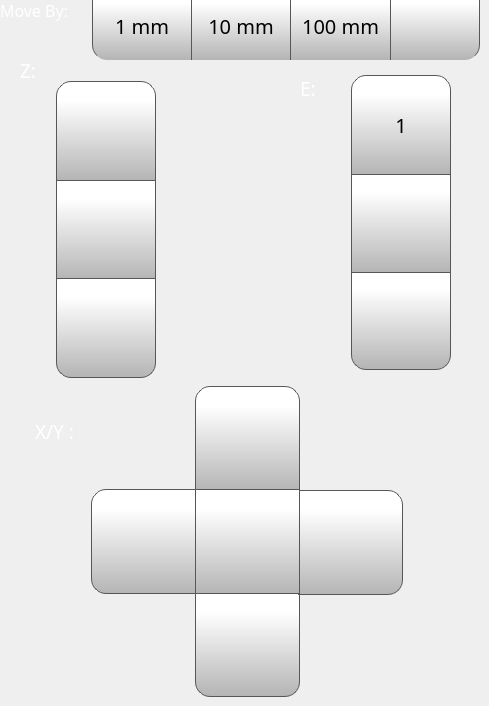
      <widget class="QWidget" name="motionTab">
       <attribute name="icon">
        <iconset>
         <normaloff>templates/img/Motion.png</normaloff>
         <normalon>templates/img/Motion_Selected.png</normalon>templates/img/Motion.png</iconset>
       </attribute>
       <attribute name="title">
        <string/>
       </attribute>
       <widget class="QPushButton" name="step1Button">
        <property name="geometry">
         <rect>
          <x>92</x>
          <y>-10</y>
          <width>100</width>
          <height>70</height>
         </rect>
        </property>
        <property name="minimumSize">
         <size>
          <width>0</width>
          <height>0</height>
         </size>
        </property>
        <property name="font">
         <font>
          <family>Gotham</family>
          <pointsize>15</pointsize>
         </font>
        </property>
        <property name="styleSheet">
         <string notr="true">QPushButton {
     border: 1px solid rgb(87, 87, 87);
     border-bottom: none; /* no border for a flat push button */
border-bottom-left-radius: 15px;
	background-color: qlineargradient(spread:pad, x1:0, y1:1, x2:0, y2:0.188, stop:0 rgba(180, 180, 180, 255), stop:1 rgba(255, 255, 255, 255));
}

QPushButton:pressed {
    background-color: qlineargradient(x1: 0, y1: 0, x2: 0, y2: 1,
                                      stop: 0 #dadbde, stop: 1 #f6f7fa);
}

QPushButton:flat {
    border-bottom: none; /* no border for a flat push button */
    background-color: qlineargradient(x1: 0, y1: 0, x2: 0, y2: 1,
                                      stop: 0 #dadbde, stop: 1 #f6f7fa);
}

QPushButton:default {
    border-color: navy; /* make the default button prominent */
}

QPushButton:focus {
	outline: none;
}</string>
        </property>
        <property name="text">
         <string>1 mm</string>
        </property>
        <property name="iconSize">
         <size>
          <width>40</width>
          <height>40</height>
         </size>
        </property>
        <property name="checkable">
         <bool>false</bool>
        </property>
        <property name="autoDefault">
         <bool>false</bool>
        </property>
        <property name="default">
         <bool>false</bool>
        </property>
        <property name="flat">
         <bool>false</bool>
        </property>
       </widget>
       <widget class="QPushButton" name="step10Button">
        <property name="geometry">
         <rect>
          <x>191</x>
          <y>-10</y>
          <width>100</width>
          <height>70</height>
         </rect>
        </property>
        <property name="minimumSize">
         <size>
          <width>0</width>
          <height>0</height>
         </size>
        </property>
        <property name="font">
         <font>
          <family>Gotham</family>
          <pointsize>15</pointsize>
         </font>
        </property>
        <property name="styleSheet">
         <string notr="true">QPushButton {
     border: 1px solid rgb(87, 87, 87);
     border-bottom: none; /* no border for a flat push button */

	background-color: qlineargradient(spread:pad, x1:0, y1:1, x2:0, y2:0.188, stop:0 rgba(180, 180, 180, 255), stop:1 rgba(255, 255, 255, 255));
}

QPushButton:pressed {
    background-color: qlineargradient(x1: 0, y1: 0, x2: 0, y2: 1,
                                      stop: 0 #dadbde, stop: 1 #f6f7fa);
}

QPushButton:flat {
    border-bottom: none; /* no border for a flat push button */
    background-color: qlineargradient(x1: 0, y1: 0, x2: 0, y2: 1,
                                      stop: 0 #dadbde, stop: 1 #f6f7fa);
}

QPushButton:default {
    border-color: navy; /* make the default button prominent */
}

QPushButton:focus {
	outline: none;
}</string>
        </property>
        <property name="text">
         <string>10 mm</string>
        </property>
        <property name="iconSize">
         <size>
          <width>40</width>
          <height>40</height>
         </size>
        </property>
        <property name="checkable">
         <bool>false</bool>
        </property>
        <property name="autoDefault">
         <bool>false</bool>
        </property>
        <property name="default">
         <bool>false</bool>
        </property>
        <property name="flat">
         <bool>false</bool>
        </property>
       </widget>
       <widget class="QPushButton" name="step100Button">
        <property name="geometry">
         <rect>
          <x>290</x>
          <y>-10</y>
          <width>101</width>
          <height>70</height>
         </rect>
        </property>
        <property name="minimumSize">
         <size>
          <width>0</width>
          <height>0</height>
         </size>
        </property>
        <property name="font">
         <font>
          <family>Gotham</family>
          <pointsize>15</pointsize>
         </font>
        </property>
        <property name="styleSheet">
         <string notr="true">QPushButton {
     border: 1px solid rgb(87, 87, 87);
     border-bottom: none; /* no border for a flat push button */

	background-color: qlineargradient(spread:pad, x1:0, y1:1, x2:0, y2:0.188, stop:0 rgba(180, 180, 180, 255), stop:1 rgba(255, 255, 255, 255));
}

QPushButton:pressed {
    background-color: qlineargradient(x1: 0, y1: 0, x2: 0, y2: 1,
                                      stop: 0 #dadbde, stop: 1 #f6f7fa);
}

QPushButton:flat {
    border-bottom: none; /* no border for a flat push button */
    background-color: qlineargradient(x1: 0, y1: 0, x2: 0, y2: 1,
                                      stop: 0 #dadbde, stop: 1 #f6f7fa);
}

QPushButton:default {
    border-color: navy; /* make the default button prominent */
}

QPushButton:focus {
	outline: none;
}</string>
        </property>
        <property name="text">
         <string>100 mm</string>
        </property>
        <property name="iconSize">
         <size>
          <width>40</width>
          <height>40</height>
         </size>
        </property>
        <property name="checkable">
         <bool>true</bool>
        </property>
        <property name="checked">
         <bool>false</bool>
        </property>
        <property name="autoDefault">
         <bool>false</bool>
        </property>
        <property name="default">
         <bool>false</bool>
        </property>
        <property name="flat">
         <bool>false</bool>
        </property>
       </widget>
       <widget class="QPushButton" name="moveYPButton">
        <property name="geometry">
         <rect>
          <x>195</x>
          <y>386</y>
          <width>105</width>
          <height>105</height>
         </rect>
        </property>
        <property name="minimumSize">
         <size>
          <width>0</width>
          <height>0</height>
         </size>
        </property>
        <property name="font">
         <font>
          <family>Gotham</family>
          <pointsize>15</pointsize>
         </font>
        </property>
        <property name="styleSheet">
         <string notr="true">QPushButton {
     border: 1px solid rgb(87, 87, 87);

	background-color: qlineargradient(spread:pad, x1:0, y1:1, x2:0, y2:0.188, stop:0 rgba(180, 180, 180, 255), stop:1 rgba(255, 255, 255, 255));
	border-top-left-radius: 15px;
	border-top-right-radius: 15px;
}

QPushButton:pressed {
    background-color: qlineargradient(x1: 0, y1: 0, x2: 0, y2: 1,
                                      stop: 0 #dadbde, stop: 1 #f6f7fa);
}

QPushButton:flat {
    border: none; /* no border for a flat push button */
}

QPushButton:default {
    border-color: navy; /* make the default button prominent */
}
QPushButton:focus {
	outline: none;
}</string>
        </property>
        <property name="text">
         <string/>
        </property>
        <property name="icon">
         <iconset>
          <normaloff>templates/img/arrows.png</normaloff>templates/img/arrows.png</iconset>
        </property>
        <property name="iconSize">
         <size>
          <width>40</width>
          <height>40</height>
         </size>
        </property>
        <property name="checkable">
         <bool>false</bool>
        </property>
        <property name="autoDefault">
         <bool>false</bool>
        </property>
        <property name="default">
         <bool>false</bool>
        </property>
        <property name="flat">
         <bool>false</bool>
        </property>
       </widget>
       <widget class="QPushButton" name="moveYMButton">
        <property name="geometry">
         <rect>
          <x>195</x>
          <y>592</y>
          <width>105</width>
          <height>105</height>
         </rect>
        </property>
        <property name="minimumSize">
         <size>
          <width>0</width>
          <height>0</height>
         </size>
        </property>
        <property name="font">
         <font>
          <family>Gotham</family>
          <pointsize>15</pointsize>
         </font>
        </property>
        <property name="styleSheet">
         <string notr="true">QPushButton {
     border: 1px solid rgb(87, 87, 87);

	background-color: qlineargradient(spread:pad, x1:0, y1:1, x2:0, y2:0.188, stop:0 rgba(180, 180, 180, 255), stop:1 rgba(255, 255, 255, 255));
	border-bottom-left-radius: 15px;
	border-bottom-right-radius: 15px;
}

QPushButton:pressed {
    background-color: qlineargradient(x1: 0, y1: 0, x2: 0, y2: 1,
                                      stop: 0 #dadbde, stop: 1 #f6f7fa);
}

QPushButton:flat {
    border: none; /* no border for a flat push button */
}

QPushButton:default {
    border-color: navy; /* make the default button prominent */
}

QPushButton:focus {
	outline: none;
}</string>
        </property>
        <property name="text">
         <string/>
        </property>
        <property name="icon">
         <iconset>
          <normaloff>templates/img/arrows-5.png</normaloff>templates/img/arrows-5.png</iconset>
        </property>
        <property name="iconSize">
         <size>
          <width>40</width>
          <height>40</height>
         </size>
        </property>
        <property name="checkable">
         <bool>false</bool>
        </property>
        <property name="autoDefault">
         <bool>false</bool>
        </property>
        <property name="default">
         <bool>false</bool>
        </property>
        <property name="flat">
         <bool>false</bool>
        </property>
       </widget>
       <widget class="QPushButton" name="moveXPButton">
        <property name="geometry">
         <rect>
          <x>298</x>
          <y>490</y>
          <width>105</width>
          <height>105</height>
         </rect>
        </property>
        <property name="minimumSize">
         <size>
          <width>0</width>
          <height>0</height>
         </size>
        </property>
        <property name="font">
         <font>
          <family>Gotham</family>
          <pointsize>15</pointsize>
         </font>
        </property>
        <property name="styleSheet">
         <string notr="true">QPushButton {
     border: 1px solid rgb(87, 87, 87);

	background-color: qlineargradient(spread:pad, x1:0, y1:1, x2:0, y2:0.188, stop:0 rgba(180, 180, 180, 255), stop:1 rgba(255, 255, 255, 255));
	border-top-right-radius: 15px;
	border-bottom-right-radius: 15px;
}

QPushButton:pressed {
    background-color: qlineargradient(x1: 0, y1: 0, x2: 0, y2: 1,
                                      stop: 0 #dadbde, stop: 1 #f6f7fa);
}

QPushButton:flat {
    border: none; /* no border for a flat push button */
}

QPushButton:default {
    border-color: navy; /* make the default button prominent */
}

QPushButton:focus {
	outline: none;
}</string>
        </property>
        <property name="text">
         <string/>
        </property>
        <property name="icon">
         <iconset>
          <normaloff>templates/img/arrows-2.png</normaloff>templates/img/arrows-2.png</iconset>
        </property>
        <property name="iconSize">
         <size>
          <width>40</width>
          <height>40</height>
         </size>
        </property>
        <property name="checkable">
         <bool>false</bool>
        </property>
        <property name="autoDefault">
         <bool>false</bool>
        </property>
        <property name="default">
         <bool>false</bool>
        </property>
        <property name="flat">
         <bool>false</bool>
        </property>
       </widget>
       <widget class="QPushButton" name="moveXMButton">
        <property name="geometry">
         <rect>
          <x>91</x>
          <y>489</y>
          <width>105</width>
          <height>105</height>
         </rect>
        </property>
        <property name="minimumSize">
         <size>
          <width>0</width>
          <height>0</height>
         </size>
        </property>
        <property name="font">
         <font>
          <family>Gotham</family>
          <pointsize>15</pointsize>
         </font>
        </property>
        <property name="styleSheet">
         <string notr="true">QPushButton {
     border: 1px solid rgb(87, 87, 87);

	background-color: qlineargradient(spread:pad, x1:0, y1:1, x2:0, y2:0.188, stop:0 rgba(180, 180, 180, 255), stop:1 rgba(255, 255, 255, 255));
	border-top-left-radius: 15px;
	border-bottom-left-radius: 15px;
}

QPushButton:pressed {
    background-color: qlineargradient(x1: 0, y1: 0, x2: 0, y2: 1,
                                      stop: 0 #dadbde, stop: 1 #f6f7fa);
}

QPushButton:flat {
    border: none; /* no border for a flat push button */
}

QPushButton:default {
    border-color: navy; /* make the default button prominent */
}

QPushButton:focus {
	outline: none;
}</string>
        </property>
        <property name="text">
         <string/>
        </property>
        <property name="icon">
         <iconset>
          <normaloff>templates/img/arrows-4.png</normaloff>templates/img/arrows-4.png</iconset>
        </property>
        <property name="iconSize">
         <size>
          <width>40</width>
          <height>40</height>
         </size>
        </property>
        <property name="checkable">
         <bool>false</bool>
        </property>
        <property name="autoDefault">
         <bool>false</bool>
        </property>
        <property name="default">
         <bool>false</bool>
        </property>
        <property name="flat">
         <bool>false</bool>
        </property>
       </widget>
       <widget class="QPushButton" name="homeXYButton">
        <property name="geometry">
         <rect>
          <x>195</x>
          <y>489</y>
          <width>105</width>
          <height>105</height>
         </rect>
        </property>
        <property name="minimumSize">
         <size>
          <width>0</width>
          <height>0</height>
         </size>
        </property>
        <property name="font">
         <font>
          <family>Gotham</family>
          <pointsize>15</pointsize>
         </font>
        </property>
        <property name="styleSheet">
         <string notr="true">QPushButton {
     border: 1px solid rgb(87, 87, 87);

	background-color: qlineargradient(spread:pad, x1:0, y1:1, x2:0, y2:0.188, stop:0 rgba(180, 180, 180, 255), stop:1 rgba(255, 255, 255, 255));
}

QPushButton:pressed {
    background-color: qlineargradient(x1: 0, y1: 0, x2: 0, y2: 1,
                                      stop: 0 #dadbde, stop: 1 #f6f7fa);
}

QPushButton:flat {
    border: none; /* no border for a flat push button */
}

QPushButton:default {
    border-color: navy; /* make the default button prominent */
}

QPushButton:focus {
	outline: none;
}</string>
        </property>
        <property name="text">
         <string/>
        </property>
        <property name="icon">
         <iconset>
          <normaloff>templates/img/home-icon-silhouette.png</normaloff>templates/img/home-icon-silhouette.png</iconset>
        </property>
        <property name="iconSize">
         <size>
          <width>40</width>
          <height>40</height>
         </size>
        </property>
        <property name="checkable">
         <bool>false</bool>
        </property>
        <property name="autoDefault">
         <bool>false</bool>
        </property>
        <property name="default">
         <bool>false</bool>
        </property>
        <property name="flat">
         <bool>false</bool>
        </property>
       </widget>
       <widget class="QPushButton" name="homeZButton">
        <property name="geometry">
         <rect>
          <x>56</x>
          <y>180</y>
          <width>100</width>
          <height>100</height>
         </rect>
        </property>
        <property name="minimumSize">
         <size>
          <width>0</width>
          <height>0</height>
         </size>
        </property>
        <property name="font">
         <font>
          <family>Gotham</family>
          <pointsize>15</pointsize>
         </font>
        </property>
        <property name="styleSheet">
         <string notr="true">QPushButton {
     border: 1px solid rgb(87, 87, 87);

	background-color: qlineargradient(spread:pad, x1:0, y1:1, x2:0, y2:0.188, stop:0 rgba(180, 180, 180, 255), stop:1 rgba(255, 255, 255, 255));
}

QPushButton:pressed {
    background-color: qlineargradient(x1: 0, y1: 0, x2: 0, y2: 1,
                                      stop: 0 #dadbde, stop: 1 #f6f7fa);
}

QPushButton:flat {
    border: none; /* no border for a flat push button */
}

QPushButton:default {
    border-color: navy; /* make the default button prominent */
}

QPushButton:focus {
	outline: none;
}</string>
        </property>
        <property name="text">
         <string/>
        </property>
        <property name="icon">
         <iconset>
          <normaloff>templates/img/home-icon-silhouette.png</normaloff>templates/img/home-icon-silhouette.png</iconset>
        </property>
        <property name="iconSize">
         <size>
          <width>40</width>
          <height>40</height>
         </size>
        </property>
        <property name="checkable">
         <bool>false</bool>
        </property>
        <property name="autoDefault">
         <bool>false</bool>
        </property>
        <property name="default">
         <bool>false</bool>
        </property>
        <property name="flat">
         <bool>false</bool>
        </property>
       </widget>
       <widget class="QPushButton" name="motorOffButton">
        <property name="geometry">
         <rect>
          <x>390</x>
          <y>-10</y>
          <width>90</width>
          <height>70</height>
         </rect>
        </property>
        <property name="minimumSize">
         <size>
          <width>0</width>
          <height>0</height>
         </size>
        </property>
        <property name="font">
         <font>
          <family>Gotham</family>
          <pointsize>15</pointsize>
         </font>
        </property>
        <property name="styleSheet">
         <string notr="true">QPushButton {
     border: 1px solid rgb(87, 87, 87);
     border-bottom: none; /* no border for a flat push button */
 border-bottom-right-radius: 15px;
	background-color: qlineargradient(spread:pad, x1:0, y1:1, x2:0, y2:0.188, stop:0 rgba(180, 180, 180, 255), stop:1 rgba(255, 255, 255, 255));
}

QPushButton:pressed {
    background-color: qlineargradient(x1: 0, y1: 0, x2: 0, y2: 1,
                                      stop: 0 #dadbde, stop: 1 #f6f7fa);
}

QPushButton:flat {
}

QPushButton:default {
    border-color: navy; /* make the default button prominent */
}

QPushButton:focus {
	outline: none;
}</string>
        </property>
        <property name="text">
         <string/>
        </property>
        <property name="icon">
         <iconset>
          <normaloff>templates/img/motor.png</normaloff>templates/img/motor.png</iconset>
        </property>
        <property name="iconSize">
         <size>
          <width>40</width>
          <height>40</height>
         </size>
        </property>
        <property name="checkable">
         <bool>false</bool>
        </property>
        <property name="autoDefault">
         <bool>false</bool>
        </property>
        <property name="default">
         <bool>false</bool>
        </property>
        <property name="flat">
         <bool>false</bool>
        </property>
       </widget>
       <widget class="QPushButton" name="moveZMButton">
        <property name="geometry">
         <rect>
          <x>56</x>
          <y>81</y>
          <width>100</width>
          <height>100</height>
         </rect>
        </property>
        <property name="minimumSize">
         <size>
          <width>0</width>
          <height>0</height>
         </size>
        </property>
        <property name="font">
         <font>
          <family>Gotham</family>
          <pointsize>15</pointsize>
         </font>
        </property>
        <property name="styleSheet">
         <string notr="true">QPushButton {
     border: 1px solid rgb(87, 87, 87);

	background-color: qlineargradient(spread:pad, x1:0, y1:1, x2:0, y2:0.188, stop:0 rgba(180, 180, 180, 255), stop:1 rgba(255, 255, 255, 255));
	border-top-left-radius: 15px;
	border-top-right-radius: 15px;
}

QPushButton:pressed {
    background-color: qlineargradient(x1: 0, y1: 0, x2: 0, y2: 1,
                                      stop: 0 #dadbde, stop: 1 #f6f7fa);
}

QPushButton:flat {
    border: none; /* no border for a flat push button */
}

QPushButton:default {
    border-color: navy; /* make the default button prominent */
}

QPushButton:focus {
	outline: none;
}</string>
        </property>
        <property name="text">
         <string/>
        </property>
        <property name="icon">
         <iconset>
          <normaloff>templates/img/arrows.png</normaloff>templates/img/arrows.png</iconset>
        </property>
        <property name="iconSize">
         <size>
          <width>40</width>
          <height>40</height>
         </size>
        </property>
        <property name="checkable">
         <bool>false</bool>
        </property>
        <property name="autoDefault">
         <bool>false</bool>
        </property>
        <property name="default">
         <bool>false</bool>
        </property>
        <property name="flat">
         <bool>false</bool>
        </property>
       </widget>
       <widget class="QPushButton" name="moveZPButton">
        <property name="geometry">
         <rect>
          <x>56</x>
          <y>278</y>
          <width>100</width>
          <height>100</height>
         </rect>
        </property>
        <property name="minimumSize">
         <size>
          <width>0</width>
          <height>0</height>
         </size>
        </property>
        <property name="font">
         <font>
          <family>Gotham</family>
          <pointsize>15</pointsize>
         </font>
        </property>
        <property name="styleSheet">
         <string notr="true">QPushButton {
     border: 1px solid rgb(87, 87, 87);

	background-color: qlineargradient(spread:pad, x1:0, y1:1, x2:0, y2:0.188, stop:0 rgba(180, 180, 180, 255), stop:1 rgba(255, 255, 255, 255));
	border-bottom-left-radius: 15px;
	border-bottom-right-radius: 15px;
}

QPushButton:pressed {
    background-color: qlineargradient(x1: 0, y1: 0, x2: 0, y2: 1,
                                      stop: 0 #dadbde, stop: 1 #f6f7fa);
}

QPushButton:flat {
    border: none; /* no border for a flat push button */
}

QPushButton:default {
    border-color: navy; /* make the default button prominent */
}

QPushButton:focus {
	outline: none;
}</string>
        </property>
        <property name="text">
         <string/>
        </property>
        <property name="icon">
         <iconset>
          <normaloff>templates/img/arrows-5.png</normaloff>templates/img/arrows-5.png</iconset>
        </property>
        <property name="iconSize">
         <size>
          <width>40</width>
          <height>40</height>
         </size>
        </property>
        <property name="checkable">
         <bool>false</bool>
        </property>
        <property name="autoDefault">
         <bool>false</bool>
        </property>
        <property name="default">
         <bool>false</bool>
        </property>
        <property name="flat">
         <bool>false</bool>
        </property>
       </widget>
       <widget class="QLabel" name="XYLabel">
        <property name="geometry">
         <rect>
          <x>35</x>
          <y>421</y>
          <width>70</width>
          <height>21</height>
         </rect>
        </property>
        <property name="font">
         <font>
          <family>Gotham Light</family>
          <pointsize>14</pointsize>
          <weight>50</weight>
          <bold>false</bold>
         </font>
        </property>
        <property name="styleSheet">
         <string notr="true">color: rgb(255, 255, 255);</string>
        </property>
        <property name="text">
         <string>X/Y :</string>
        </property>
       </widget>
       <widget class="QLabel" name="ZLabel">
        <property name="geometry">
         <rect>
          <x>20</x>
          <y>60</y>
          <width>31</width>
          <height>21</height>
         </rect>
        </property>
        <property name="font">
         <font>
          <family>Gotham Light</family>
          <pointsize>14</pointsize>
          <weight>50</weight>
          <bold>false</bold>
         </font>
        </property>
        <property name="styleSheet">
         <string notr="true">color: rgb(255, 255, 255);</string>
        </property>
        <property name="text">
         <string>Z:</string>
        </property>
       </widget>
       <widget class="QPushButton" name="retractButton">
        <property name="geometry">
         <rect>
          <x>351</x>
          <y>270</y>
          <width>100</width>
          <height>100</height>
         </rect>
        </property>
        <property name="minimumSize">
         <size>
          <width>0</width>
          <height>0</height>
         </size>
        </property>
        <property name="font">
         <font>
          <family>Gotham</family>
          <pointsize>15</pointsize>
         </font>
        </property>
        <property name="styleSheet">
         <string notr="true">QPushButton {
     border: 1px solid rgb(87, 87, 87);

	background-color: qlineargradient(spread:pad, x1:0, y1:1, x2:0, y2:0.188, stop:0 rgba(180, 180, 180, 255), stop:1 rgba(255, 255, 255, 255));
	border-bottom-left-radius: 15px;
	border-bottom-right-radius: 15px;
}

QPushButton:pressed {
    background-color: qlineargradient(x1: 0, y1: 0, x2: 0, y2: 1,
                                      stop: 0 #dadbde, stop: 1 #f6f7fa);
}

QPushButton:flat {
    border: none; /* no border for a flat push button */
}

QPushButton:default {
    border-color: navy; /* make the default button prominent */
}

QPushButton:focus {
	outline: none;
}</string>
        </property>
        <property name="text">
         <string/>
        </property>
        <property name="icon">
         <iconset>
          <normaloff>templates/img/remove.png</normaloff>templates/img/remove.png</iconset>
        </property>
        <property name="iconSize">
         <size>
          <width>40</width>
          <height>40</height>
         </size>
        </property>
        <property name="checkable">
         <bool>false</bool>
        </property>
        <property name="autoDefault">
         <bool>false</bool>
        </property>
        <property name="default">
         <bool>false</bool>
        </property>
        <property name="flat">
         <bool>false</bool>
        </property>
       </widget>
       <widget class="QPushButton" name="extruderButton">
        <property name="geometry">
         <rect>
          <x>351</x>
          <y>173</y>
          <width>100</width>
          <height>100</height>
         </rect>
        </property>
        <property name="minimumSize">
         <size>
          <width>0</width>
          <height>0</height>
         </size>
        </property>
        <property name="font">
         <font>
          <family>Gotham</family>
          <pointsize>15</pointsize>
         </font>
        </property>
        <property name="styleSheet">
         <string notr="true">QPushButton {
     border: 1px solid rgb(87, 87, 87);

	background-color: qlineargradient(spread:pad, x1:0, y1:1, x2:0, y2:0.188, stop:0 rgba(180, 180, 180, 255), stop:1 rgba(255, 255, 255, 255));

}

QPushButton:pressed {
    background-color: qlineargradient(x1: 0, y1: 0, x2: 0, y2: 1,
                                      stop: 0 #dadbde, stop: 1 #f6f7fa);
}

QPushButton:flat {
    border: none; /* no border for a flat push button */
}

QPushButton:default {
    border-color: navy; /* make the default button prominent */
}

QPushButton:focus {
	outline: none;
}</string>
        </property>
        <property name="text">
         <string/>
        </property>
        <property name="icon">
         <iconset>
          <normaloff>templates/img/add.png</normaloff>templates/img/add.png</iconset>
        </property>
        <property name="iconSize">
         <size>
          <width>40</width>
          <height>40</height>
         </size>
        </property>
        <property name="checkable">
         <bool>false</bool>
        </property>
        <property name="autoDefault">
         <bool>false</bool>
        </property>
        <property name="default">
         <bool>false</bool>
        </property>
        <property name="flat">
         <bool>false</bool>
        </property>
       </widget>
       <widget class="QLabel" name="ELabel">
        <property name="geometry">
         <rect>
          <x>300</x>
          <y>78</y>
          <width>31</width>
          <height>21</height>
         </rect>
        </property>
        <property name="font">
         <font>
          <family>Gotham Light</family>
          <pointsize>14</pointsize>
          <weight>50</weight>
          <bold>false</bold>
         </font>
        </property>
        <property name="styleSheet">
         <string notr="true">color: rgb(255, 255, 255);</string>
        </property>
        <property name="text">
         <string>E:</string>
        </property>
       </widget>
       <widget class="QLabel" name="moveByLabel">
        <property name="geometry">
         <rect>
          <x>0</x>
          <y>0</y>
          <width>111</width>
          <height>21</height>
         </rect>
        </property>
        <property name="font">
         <font>
          <family>Gotham Light</family>
          <pointsize>12</pointsize>
          <weight>50</weight>
          <bold>false</bold>
         </font>
        </property>
        <property name="styleSheet">
         <string notr="true">color: rgb(255, 255, 255);</string>
        </property>
        <property name="text">
         <string>Move By:</string>
        </property>
       </widget>
       <widget class="QPushButton" name="toolToggleMotionButton">
        <property name="geometry">
         <rect>
          <x>351</x>
          <y>75</y>
          <width>100</width>
          <height>100</height>
         </rect>
        </property>
        <property name="minimumSize">
         <size>
          <width>0</width>
          <height>0</height>
         </size>
        </property>
        <property name="font">
         <font>
          <family>Gotham</family>
          <pointsize>15</pointsize>
         </font>
        </property>
        <property name="styleSheet">
         <string notr="true">QPushButton {
     border: 1px solid rgb(87, 87, 87);
 border-top-right-radius:15px;
 border-top-left-radius:15px;
	background-color: qlineargradient(spread:pad, x1:0, y1:1, x2:0, y2:0.188, stop:0 rgba(180, 180, 180, 255), stop:1 rgba(255, 255, 255, 255));
}

QPushButton:pressed {
    background-color: qlineargradient(x1: 0, y1: 0, x2: 0, y2: 1,
                                      stop: 0 #dadbde, stop: 1 #f6f7fa);
}

QPushButton:flat {
    border: none; /* no border for a flat push button */
}

QPushButton:default {
    border-color: navy; /* make the default button prominent */
}

QPushButton:focus {
	outline: none;
}</string>
        </property>
        <property name="text">
         <string>1</string>
        </property>
        <property name="icon">
         <iconset>
          <normaloff>templates/img/NozzleSelect.png</normaloff>templates/img/NozzleSelect.png</iconset>
        </property>
        <property name="iconSize">
         <size>
          <width>30</width>
          <height>30</height>
         </size>
        </property>
        <property name="checkable">
         <bool>true</bool>
        </property>
        <property name="checked">
         <bool>false</bool>
        </property>
        <property name="autoDefault">
         <bool>false</bool>
        </property>
        <property name="default">
         <bool>false</bool>
        </property>
        <property name="flat">
         <bool>false</bool>
        </property>
       </widget>
       <zorder>moveByLabel</zorder>
       <zorder>step1Button</zorder>
       <zorder>step10Button</zorder>
       <zorder>step100Button</zorder>
       <zorder>moveYPButton</zorder>
       <zorder>moveYMButton</zorder>
       <zorder>moveXPButton</zorder>
       <zorder>moveXMButton</zorder>
       <zorder>homeXYButton</zorder>
       <zorder>homeZButton</zorder>
       <zorder>motorOffButton</zorder>
       <zorder>moveZMButton</zorder>
       <zorder>moveZPButton</zorder>
       <zorder>XYLabel</zorder>
       <zorder>ZLabel</zorder>
       <zorder>retractButton</zorder>
       <zorder>extruderButton</zorder>
       <zorder>ELabel</zorder>
       <zorder>toolToggleMotionButton</zorder>
      </widget>
